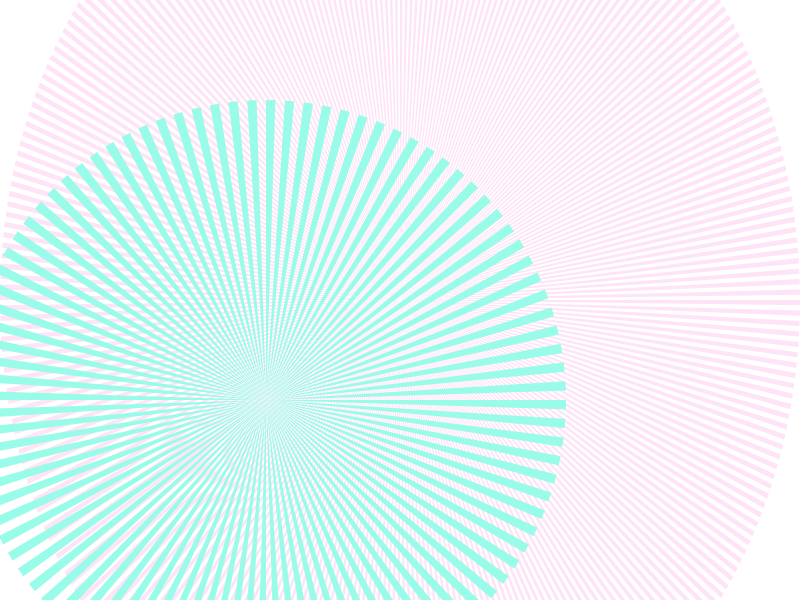
Frame 1 (no input)
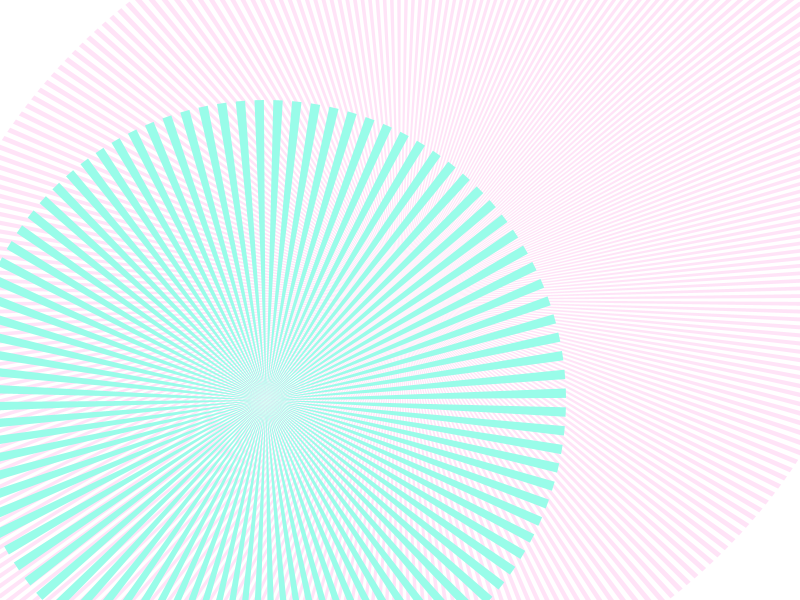
Frame 60 (the mouse pressed at the canvas centre just before this capture)
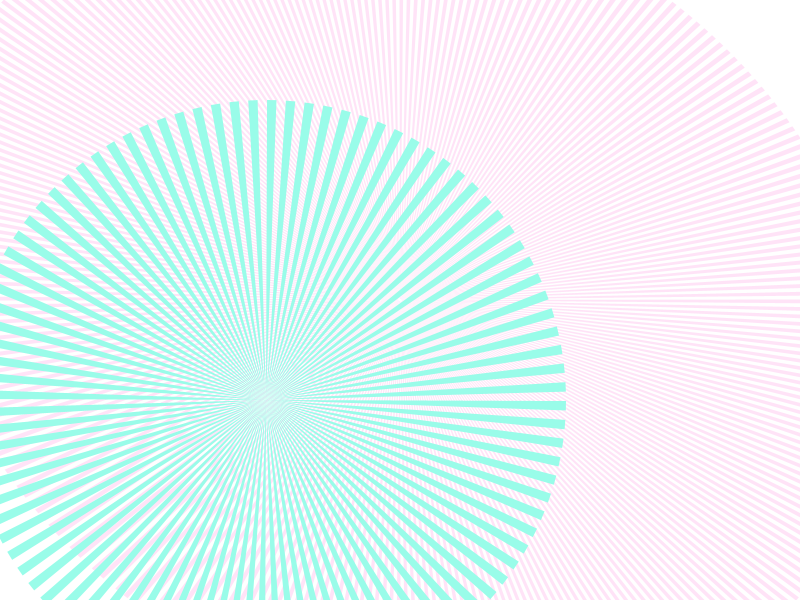
Frame 120 (the mouse held since frame 60 and released just before this capture)

The Processing sketch that drew these frames (run headless with seeded random() and noise(); from frame 60 on, the mouse is pressed at the canvas centre):

// Processing sketch: processing_136321
// ── processing_136321.pde

float theta, inc;

void setup() {
  size (800, 600);
  smooth();
  theta = 0;
  inc = 0.0;
  noStroke();
}

void draw(){
  background(255);
  pushMatrix();
    translate(width/2, height/2);
    rotate(radians(theta));
    fill(255, 227, 247);
    drawArc0();
  popMatrix();
 
  pushMatrix();
    translate(width/3, height*2/3);
    rotate(radians(theta));
    fill(153, 252, 233);
    drawArc1();
  popMatrix();
  
  theta++;
}

 
void drawArc0(){
  int numSpokes = 300;
  for (int i=0; i < numSpokes; i++) {
    float t0 = map(i, 0, numSpokes, 0, TWO_PI);
    float t1 = t0 + (TWO_PI/(2 * numSpokes));
    arc(0, 0, 800, 1000, t0, t1);
  }
}
 
void drawArc1() {
  int numSpokes = 100;
  for (int i=0; i < numSpokes; i++) {
    float t0 = map(i, 0, numSpokes, 0, TWO_PI);
    float t1 = t0 + (TWO_PI/(2 * numSpokes));
    arc(0, 0, 600, 600, t0, t1);
  }
}
